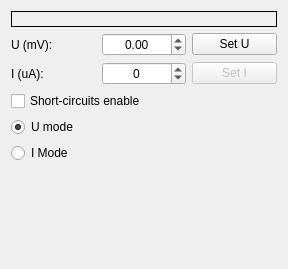
<?xml version="1.0" encoding="UTF-8"?>
<ui version="4.0">
 <class>SisBiasSourceWidget</class>
 <widget class="QWidget" name="SisBiasSourceWidget">
  <property name="geometry">
   <rect>
    <x>0</x>
    <y>0</y>
    <width>288</width>
    <height>269</height>
   </rect>
  </property>
  <property name="windowTitle">
   <string>Form</string>
  </property>
  <layout class="QVBoxLayout" name="verticalLayout">
   <item>
    <widget class="QLabel" name="lbData">
     <property name="styleSheet">
      <string notr="true">font: 24pt &quot;MS Shell Dlg 2&quot;;</string>
     </property>
     <property name="frameShape">
      <enum>QFrame::Box</enum>
     </property>
     <property name="text">
      <string/>
     </property>
     <property name="textFormat">
      <enum>Qt::AutoText</enum>
     </property>
     <property name="scaledContents">
      <bool>false</bool>
     </property>
     <property name="alignment">
      <set>Qt::AlignLeading|Qt::AlignLeft|Qt::AlignVCenter</set>
     </property>
     <property name="margin">
      <number>0</number>
     </property>
     <property name="indent">
      <number>-1</number>
     </property>
    </widget>
   </item>
   <item>
    <layout class="QHBoxLayout" name="horizontalLayout_2">
     <item>
      <widget class="QLabel" name="label_2">
       <property name="maximumSize">
        <size>
         <width>100</width>
         <height>16777215</height>
        </size>
       </property>
       <property name="styleSheet">
        <string notr="true">font: 16pt &quot;MS Shell Dlg 2&quot;;</string>
       </property>
       <property name="text">
        <string>U (mV):</string>
       </property>
      </widget>
     </item>
     <item>
      <widget class="QDoubleSpinBox" name="sbU">
       <property name="maximumSize">
        <size>
         <width>16777215</width>
         <height>16777215</height>
        </size>
       </property>
       <property name="styleSheet">
        <string notr="true">font: 20pt &quot;MS Shell Dlg 2&quot;;</string>
       </property>
       <property name="alignment">
        <set>Qt::AlignCenter</set>
       </property>
       <property name="minimum">
        <double>-99.989999999999995</double>
       </property>
       <property name="singleStep">
        <double>0.100000000000000</double>
       </property>
      </widget>
     </item>
     <item>
      <widget class="QPushButton" name="pbSetU">
       <property name="maximumSize">
        <size>
         <width>16777215</width>
         <height>16777215</height>
        </size>
       </property>
       <property name="styleSheet">
        <string notr="true">font: 20pt &quot;MS Shell Dlg 2&quot;;</string>
       </property>
       <property name="text">
        <string>Set U</string>
       </property>
      </widget>
     </item>
    </layout>
   </item>
   <item>
    <layout class="QHBoxLayout" name="horizontalLayout">
     <item>
      <widget class="QLabel" name="label">
       <property name="maximumSize">
        <size>
         <width>100</width>
         <height>16777215</height>
        </size>
       </property>
       <property name="styleSheet">
        <string notr="true">font: 16pt &quot;MS Shell Dlg 2&quot;;</string>
       </property>
       <property name="text">
        <string>I (uA):</string>
       </property>
      </widget>
     </item>
     <item>
      <widget class="QDoubleSpinBox" name="sbI">
       <property name="maximumSize">
        <size>
         <width>16777215</width>
         <height>16777215</height>
        </size>
       </property>
       <property name="styleSheet">
        <string notr="true">font: 20pt &quot;MS Shell Dlg 2&quot;;</string>
       </property>
       <property name="alignment">
        <set>Qt::AlignCenter</set>
       </property>
       <property name="decimals">
        <number>0</number>
       </property>
       <property name="minimum">
        <double>-5000.000000000000000</double>
       </property>
       <property name="maximum">
        <double>5000.000000000000000</double>
       </property>
       <property name="singleStep">
        <double>1.000000000000000</double>
       </property>
      </widget>
     </item>
     <item>
      <widget class="QPushButton" name="pbSetI">
       <property name="enabled">
        <bool>false</bool>
       </property>
       <property name="maximumSize">
        <size>
         <width>16777215</width>
         <height>16777215</height>
        </size>
       </property>
       <property name="styleSheet">
        <string notr="true">font: 20pt &quot;MS Shell Dlg 2&quot;;</string>
       </property>
       <property name="text">
        <string>Set I</string>
       </property>
      </widget>
     </item>
    </layout>
   </item>
   <item>
    <widget class="QCheckBox" name="cbShort">
     <property name="styleSheet">
      <string notr="true">font: 12pt &quot;MS Shell Dlg 2&quot;;</string>
     </property>
     <property name="text">
      <string>Short-circuits enable</string>
     </property>
    </widget>
   </item>
   <item>
    <widget class="QRadioButton" name="rbU">
     <property name="styleSheet">
      <string notr="true">font: 12pt &quot;MS Shell Dlg 2&quot;;</string>
     </property>
     <property name="text">
      <string>U mode</string>
     </property>
     <property name="checked">
      <bool>true</bool>
     </property>
    </widget>
   </item>
   <item>
    <widget class="QRadioButton" name="rbI">
     <property name="styleSheet">
      <string notr="true">font: 12pt &quot;MS Shell Dlg 2&quot;;</string>
     </property>
     <property name="text">
      <string>I Mode</string>
     </property>
    </widget>
   </item>
   <item>
    <spacer name="verticalSpacer_2">
     <property name="orientation">
      <enum>Qt::Vertical</enum>
     </property>
     <property name="sizeHint" stdset="0">
      <size>
       <width>20</width>
       <height>16</height>
      </size>
     </property>
    </spacer>
   </item>
  </layout>
 </widget>
 <resources/>
 <connections/>
</ui>
